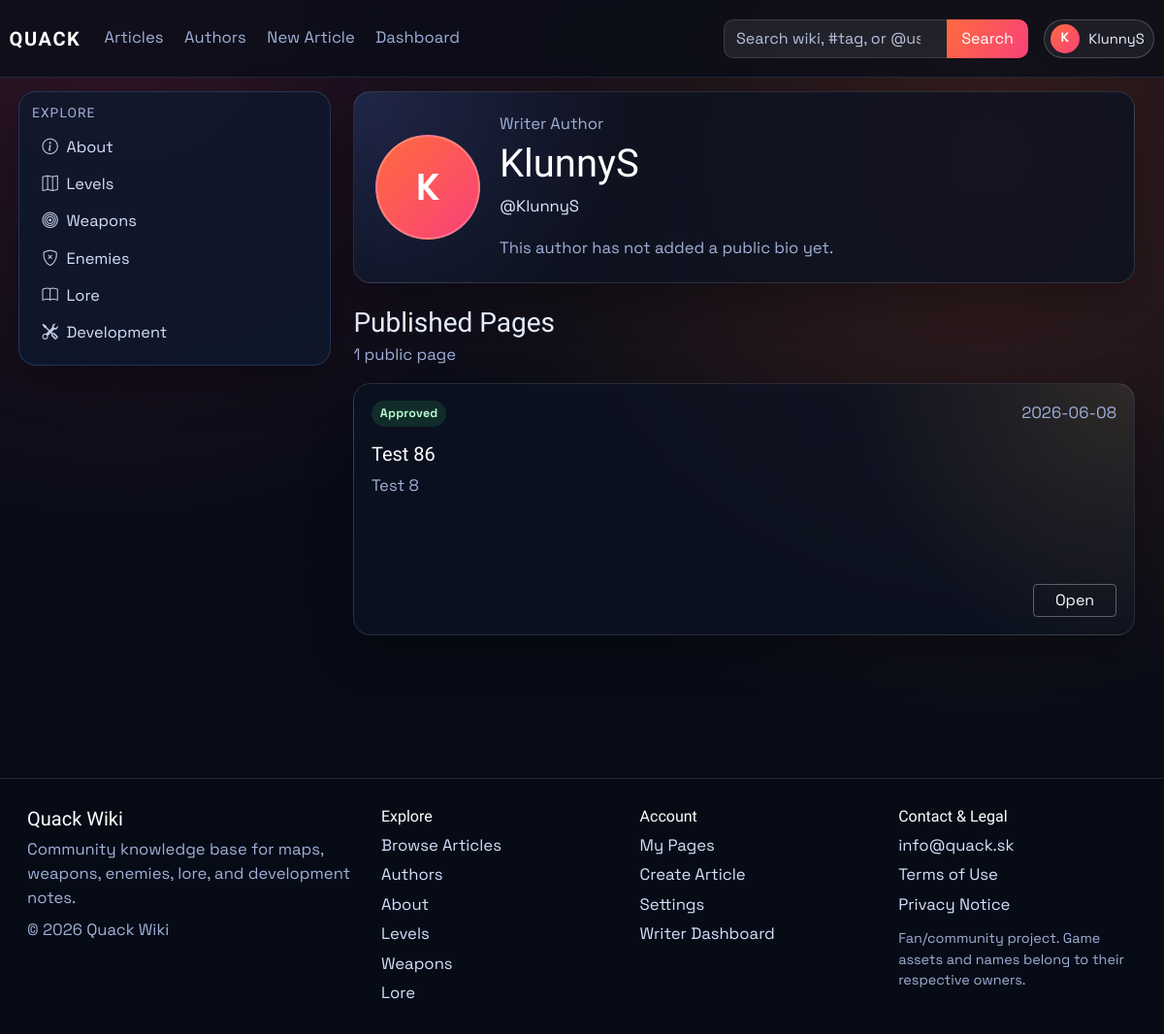
/authors/KlunnyS (signed in), run on an earlier commit of the app's database.
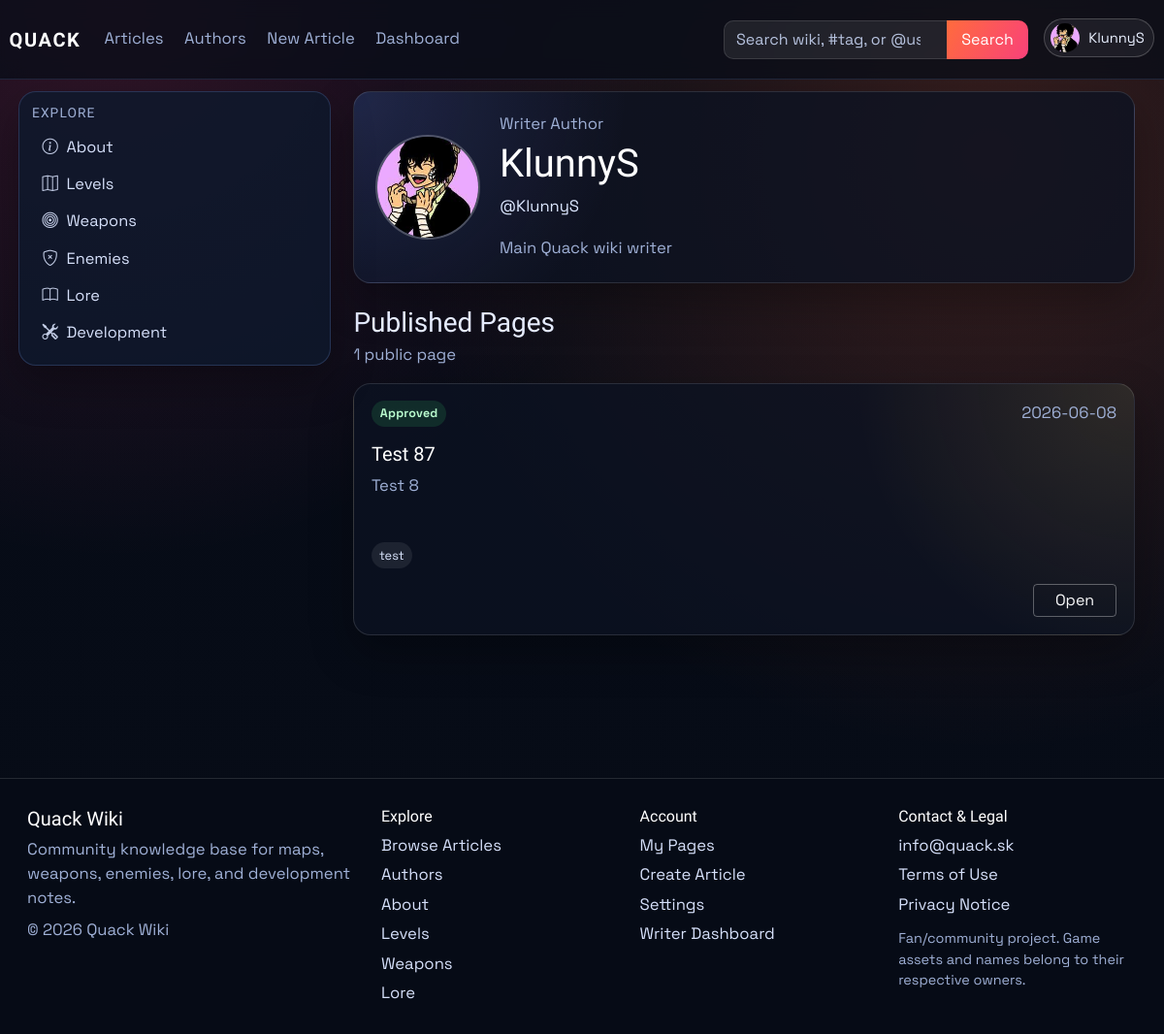
And on a later commit of the database.
### models.py (models this page shows, shortened)
class User(db.Model, UserMixin):
    id = db.Column(db.Integer, primary_key=True)
    username = db.Column(db.String(120), unique=True, nullable=False)
    email = db.Column(db.String(120), unique=True, nullable=False)
    password_hash = db.Column(db.String(128), nullable=False)
    profile_image_url = db.Column(db.String(120), nullable=True)
    public_display_name = db.Column(db.String(80), nullable=True)
    public_bio = db.Column(db.Text, nullable=True)
    created_at = db.Column(db.DateTime, default=datetime.utcnow)
    role = db.Column(db.String(30), default='user')
    is_archived = db.Column(db.Boolean, default=False, nullable=False)
    archived_at = db.Column(db.DateTime, nullable=True)

class Article(db.Model):
    id = db.Column(db.Integer, primary_key=True)
    title = db.Column(db.String(120), unique=True, nullable=False)
    author = db.Column(db.String(120), nullable=False)
    created_at = db.Column(db.DateTime, default=datetime.utcnow)
    image_url = db.Column(db.String(120), default='default.png')
    summary = db.Column(db.Text)
    content = db.Column(db.Text, nullable=False)
    infobox_data = db.Column(db.Text, nullable=True)
    tags = db.Column(db.JSON, default=list)
    status = db.Column(db.String(20), default='pending', nullable=False)
    approved_by = db.Column(db.String(120), nullable=True)
    approved_at = db.Column(db.DateTime, nullable=True)
    is_archived = db.Column(db.Boolean, default=False, nullable=False)
    archived_at = db.Column(db.DateTime, nullable=True)

### main.py (the view)
@app.route('/authors/<username>')
def public_profile(username):
    user = User.query.filter_by(username=username).first_or_404()
    if user.is_archived:
        abort(404)
    articles = public_articles_for_user(user)
    article_links = {article_obj.id: article_public_url(article_obj) for article_obj in articles}
    return render_template(
        'public_profile.html',
        profile_user=user,
        articles=articles,
        article_links=article_links,
    )

### main.py (called while the page is built)
def get_site_settings():
    settings = SiteSettings.query.get(1)
    if not settings:
        settings = SiteSettings(id=1)
        db.session.add(settings)
        db.session.commit()
    return settings

@app.context_processor
def inject_site_settings():
    return {'site_settings': get_site_settings()}

@login_manager.user_loader
def load_user(user_id):
    user = User.query.get(int(user_id))
    if user and user.is_archived:
        return None
    return user

def article_public_url(article_obj: Article) -> str:
    if article_has_tag(article_obj, static_page_tag('about-us')):
        return url_for('about')
    return url_for('article', article_title=article_obj.title)

def normalize_identity(value: str) -> str:
    ascii_value = unicodedata.normalize('NFKD', value or '').encode('ascii', 'ignore').decode('ascii')
    return re.sub(r'[^a-z0-9]+', '', ascii_value.lower())

def static_page_tag(page_key: str) -> str:
    return f"page:{page_key.strip().lower()}"

def article_has_tag(article_obj: Article, tag_name: str) -> bool:
    wanted = tag_name.strip().lower()
    return any(str(tag).strip().lower() == wanted for tag in (article_obj.tags or []))

### templates/public_profile.html (shortened to what this page needs)
{% extends "_base.html" %}
{% block content %}
<div class="container-fluid px-0">
    <section class="author-hero mb-4">
        {% if profile_user.profile_image_url %}
        <img class="author-avatar" src="{{ url_for('static', filename='img/' ~ profile_user.profile_image_url) }}" alt="{{ profile_user.username }} profile picture">
        {% else %}
        <div class="author-avatar author-avatar-fallback">{{ profile_user.username[0]|upper }}</div>
        {% endif %}
        <div>
            <p class="article-meta mb-1">
                {{ profile_user.role|capitalize }} Author
            </p>
            <h1 class="article-title mb-2">{{ profile_user.public_display_name or profile_user.username }}</h1>
            <p class="author-username mb-3">@{{ profile_user.username }}</p>
            <p class="author-bio mb-0">{{ profile_user.public_bio or "This author has not added a public bio yet." }}</p>
        </div>
    </section>
    <section class="d-flex justify-content-between align-items-center mb-3">
        <div>
            <h3 class="mb-1">Published Pages</h3>
            <p class="article-meta mb-0">{{ articles|length }} public {{ 'page' if articles|length == 1 else 'pages' }}</p>
        </div>
    </section>
    <section class="my-pages-grid">
        {% for article in articles %}
        <article class="my-page-card">
            <div class="my-page-card-top">
                <span class="my-page-status my-page-status-approved">Approved</span>
                <span class="article-meta">{{ article.created_at.strftime('%Y-%m-%d') if article.created_at else 'Unknown date' }}</span>
            </div>
            <h3 class="my-page-title">{{ article.title }}</h3>
            <p class="my-page-summary">{{ article.summary or "No summary available yet." }}</p>
            {% if article.tags %}
            <div class="my-page-tags">
                {% for tag in article.tags[:5] %}
                <span>{{ tag }}</span>
                {% endfor %}
            </div>
            {% endif %}
            <div class="my-page-actions">
                <a class="btn btn-outline-light btn-sm" href="{{ article_links[article.id] }}">Open</a>
            </div>
        </article>
        {% else %}
        <div class="card p-4 my-pages-empty">
            <p class="text-muted mb-0">No published pages yet.</p>
        </div>
        {% endfor %}
    </section>
</div>
{% endblock %}

### templates/partials/navbar.html (shortened to what this page needs)
<nav class="navbar navbar-expand-lg main-nav">
    <div class="container-fluid nav-wrap">
        <a class="navbar-brand brand-mark" href="{{ url_for('index') }}">QUACK</a>
        <div class="collapse navbar-collapse" id="navbarNav">
            <ul class="navbar-nav me-auto nav-links">
                <li class="nav-item"><a class="nav-link" href="{{ url_for('articles') }}">Articles</a></li>
                <li class="nav-item"><a class="nav-link" href="{{ url_for('authors') }}">Authors</a></li>
                <li class="nav-item"><a class="nav-link" href="{{ url_for('create_article') }}">New Article</a></li>
                {% if current_user.is_authenticated and current_user.role == "admin" %}
                <li class="nav-item"><a class="nav-link" href="{{ url_for('dashboard_users') }}">Dashboard</a></li>
                {% elif current_user.is_authenticated and current_user.role == "writer" %}
                <li class="nav-item"><a class="nav-link" href="{{ url_for('dashboard_articles') }}">Dashboard</a></li>
                {% endif %}
            </ul>
            <ul class="navbar-nav ms-auto align-items-lg-center nav-tools">
                <li class="nav-item nav-search-wrap">
                    <form class="nav-search" method="GET" action="{{ url_for('site_search') }}">
                        {% set nav_query = request.args.get('q', '') %}
                        {% if request.endpoint == 'authors' and request.args.get('all') == '1' and nav_query %}
                            {% set nav_query = '@' ~ nav_query %}
                        {% elif request.endpoint not in ['articles', 'authors'] %}
                            {% set nav_query = '' %}
                        {% endif %}
                        <input class="form-control" type="search" name="q" value="{{ nav_query }}" placeholder="Search wiki, #tag, or @user">
                        <button class="btn btn-brand" type="submit">Search</button>
                    </form>
                </li>
                {% if current_user.is_authenticated %}
                <li class="nav-item dropdown ms-lg-3">
                    <a class="profile-trigger" href="#" role="button" data-bs-toggle="dropdown" aria-expanded="false">
                        {% if current_user.profile_image_url %}
                        <img class="profile-avatar profile-avatar-img" src="{{ url_for('static', filename='img/' ~ current_user.profile_image_url) }}" alt="{{ current_user.username }} profile picture">
                        {% else %}
                        <span class="profile-avatar">{{ current_user.username[0]|upper }}</span>
                        {% endif %}
                        <span class="profile-name">{{ current_user.username }}</span>
                    </a>
                </li>
                {% else %}
                <li class="nav-item ms-lg-3">
                    <a class="btn btn-outline-light nav-login-btn" href="{{ url_for('login') }}">Login</a>
                </li>
                {% endif %}
            </ul>
        </div>
    </div>
</nav>

What changed in the data, as far as the page shows it:
changed User "KlunnyS": profile_image_url: picture added; public_bio "This author has not added a public bio yet." → "Main Quack wiki writer"; username "K" → (not shown)
changed Article "Test 8": title "Test 86" → "Test 87"; tags "[]" → "[\"test\"]" (drawn)
Also different on the page:
new list line: "test"
